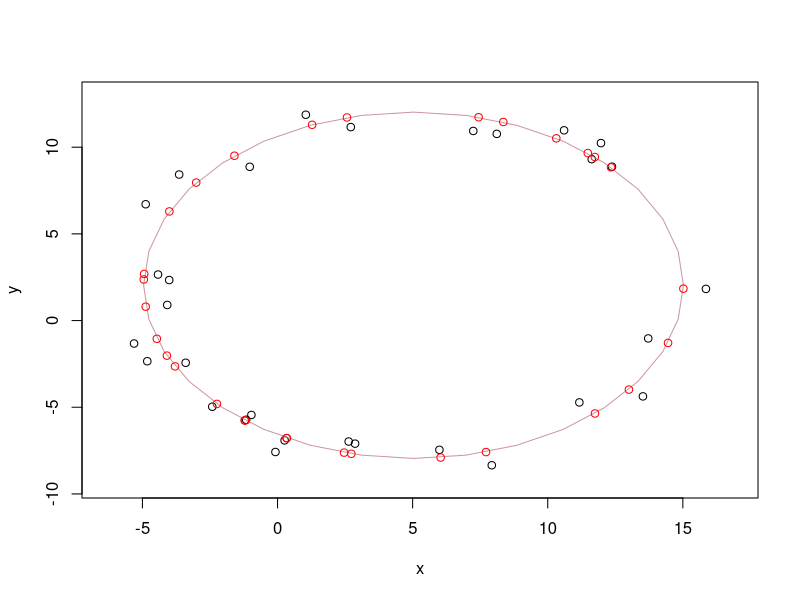
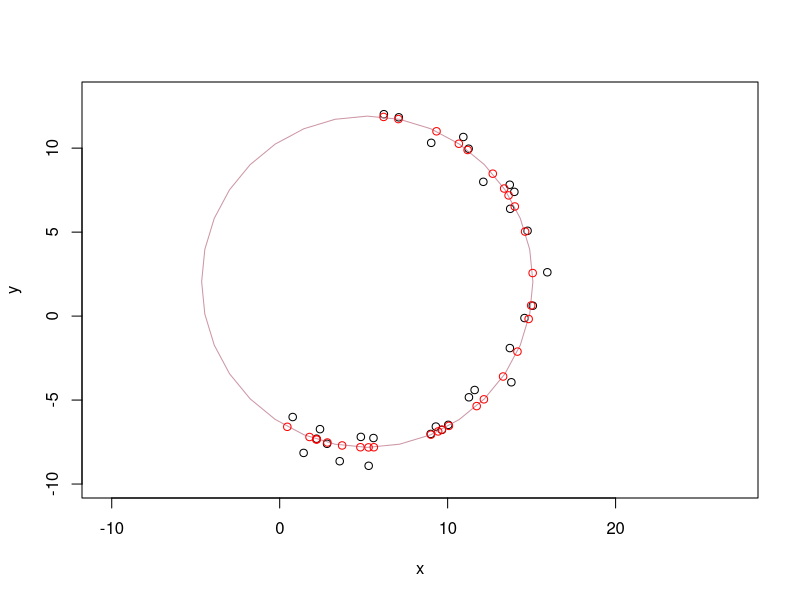
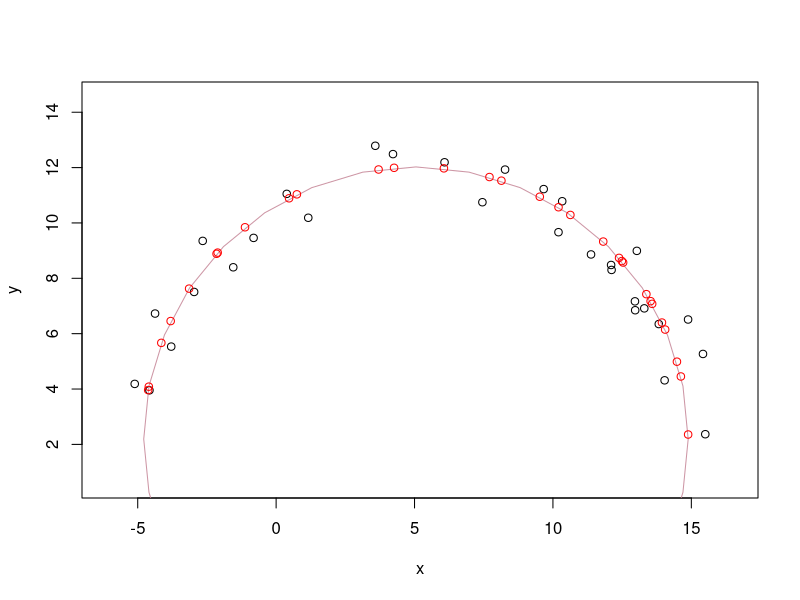
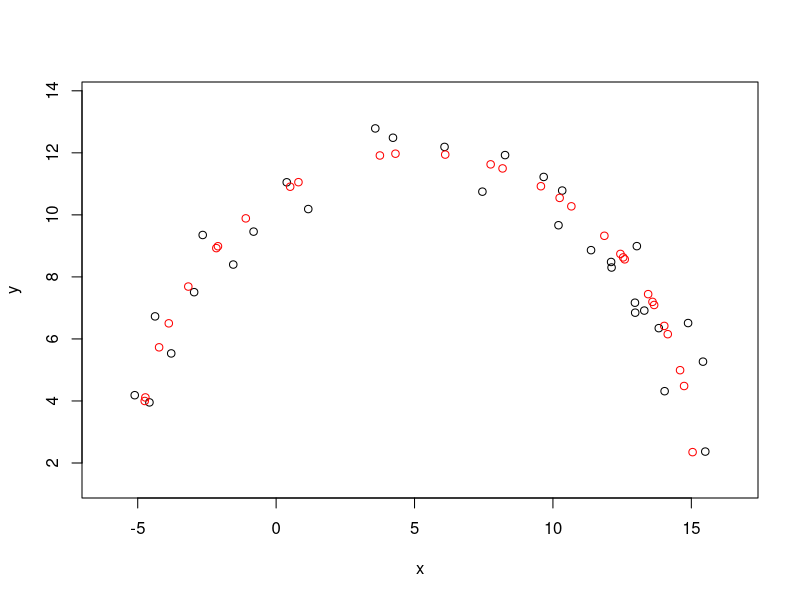

Recreate these plots in R, in order.


### Regression on a Circle

# Note: currently only 2D;
lm.circle = function(x, y) {
	xm = mean(x); ym = mean(y);
	dx = x - xm; dy = y - ym;
	Sdx = sum((x^2 + y^2)*dx);
	Sdy = sum((x^2 + y^2)*dy);
	#
	divx = 2*(sum(x*dx)* sum(dy*y) - sum(x*dy) * sum(dx*y));
	x0 = (Sdx * sum(dy*y) - Sdy * sum(dx*y)) / divx;
	#
	y0 = - (Sdx * sum(dy*x) - Sdy * sum(dx*x)) / divx;
	# Radius:
	r = sum((x-x0)^2, (y-y0)^2);
	r = sqrt(r/n);
	#
	fit = list(C = c(x0, y0), R = r);
	return(fit);
}
lines.circle = function(r, centre = c(0,0), ..., n = 33) {
	phi = seq(0, 2*pi, length.out = n);
	phi[n] = phi[1];
	x = r*sin(phi) + centre[1];
	y = r*cos(phi) + centre[2];
	lines(x, y, ...);
	invisible(cbind(x,y));
}


### Examples:

### Ex 1:
n = 30;
r = 10;
x0 = 5; y0 = 2;
# Random data:
phi = (2*pi)*runif(n);
dri =  runif(n, -1,1) / 10 * r;
x = x0 + (r+dri) * sin(phi);
y = y0 + (r+dri) * cos(phi);

# Fit
fit = lm.circle(x, y);
Cxy = fit$C;
phi.fit = atan2(x - Cxy[1], y - Cxy[2]);

# Plot:
plot(x, y, xlim = range(x) + c(-1,1), ylim=range(y) + c(-1,1) )
lines.circle(fit$R, fit$C, col = "#C28092D2")
points(fit$R * sin(phi.fit) + Cxy[1], fit$R * cos(phi.fit) + Cxy[2], col = "red")


#########
### Ex 2:
n = 30;
r = 10;
x0 = 5; y0 = 2;
# Random data:
phi = (2*pi)*runif(n, 0, 3/5);
dri =  runif(n, -1,1) / 10 * r;
x = x0 + (r+dri) * sin(phi);
y = y0 + (r+dri) * cos(phi);

# Fit
fit = lm.circle(x, y);
Cxy = fit$C;
phi.fit = atan2(x - Cxy[1], y - Cxy[2]);

# Plot:
plot(x, y, xlim = range(x) + c(-1,1), ylim=range(y) + c(-1,1), asp=1)
lines.circle(fit$R, fit$C, col = "#C28092D2")
points(fit$R * sin(phi.fit) + Cxy[1], fit$R * cos(phi.fit) + Cxy[2], col = "red")


#########
### Ex 3:
n = 30;
r = 10;
x0 = 5; y0 = 2;
# Random data:
phi = (2*pi)*runif(n, -1/4, 1/4);
dri =  runif(n, -1,1) / 10 * r;
x = x0 + (r+dri) * sin(phi);
y = y0 + (r+dri) * cos(phi);

# Fit
fit = lm.circle(x, y);
Cxy = fit$C;
phi.fit = atan2(x - Cxy[1], y - Cxy[2]);

# Plot:
plot(x, y, xlim = range(x) + c(-1,1), ylim=range(y) + c(-1,1), asp=1)
lines.circle(fit$R, fit$C, col = "#C28092D2")
points(fit$R * sin(phi.fit) + Cxy[1], fit$R * cos(phi.fit) + Cxy[2], col = "red")


### Higher-Order Correlations

## TODO: perform some experiments or some theoretical approach;


#######################
#######################

### Derivation:

### Circular Regression

#
xm = mean(x); ym = mean(y);
dx = x - xm; dy = y - ym;

# Eq 1:
sum((x-x0)^2 + (y-y0)^2 - r^2) # = 0
r^2 - sum((x-x0)^2 + (y-y0)^2) / n # = 0

# Eq 2 & 3:
sum(((x-x0)^2 + (y-y0)^2 - r^2) * (x-x0)) # = 0
sum(((x-x0)^2 + (y-y0)^2 - r^2) * (y-y0)) # = 0

# Substituting Eq 1 in Eqs 2&3:
sum(((x-x0)^2 + (y-y0)^2 - r^2) * x) # = 0
sum(((x-x0)^2 + (y-y0)^2 - r^2) * y) # = 0
# =>
sum((x-x0)^2*x + (y-y0)^2*x - xm*(x-x0)^2 - xm*(y-y0)^2) # = 0
sum((x-x0)^2*y + (y-y0)^2*y - ym*(x-x0)^2 - ym*(y-y0)^2) # = 0

# =>
sum(x^2*(x-xm) - 2*x*(x-xm)*x0 + (x-xm)*x0^2 + (x-xm)*y^2 - 2*(x-xm)*y*y0 + (x-xm)*y0^2) # = 0
sum(x^2*(y-ym) - 2*x*(y-ym)*x0 + (y-ym)*x0^2 + (y-ym)*y^2 - 2*(y-ym)*y*y0 + (y-ym)*y0^2) # = 0

# =>
sum(x^2*dx + dx*y^2 - 2*x*dx*x0 - 2*dx*y*y0) # = 0
sum(x^2*dy + dy*y^2 - 2*x*dy*x0 - 2*dy*y*y0) # = 0
# =>
sum(x^2*dx + dx*y^2 - 2*x*dx*x0) * sum(dy*y) - sum(x^2*dy + dy*y^2 - 2*x*dy*x0) * sum(dx*y) # = 0
#
divx = 2*(sum(x*dx) * sum(dy*y) - sum(x*dy) * sum(dx*y));
(sum(x^2*dx + dx*y^2) * sum(dy*y) - sum(x^2*dy + dy*y^2) * sum(dx*y)) / divx;
(sum((x^2 + y^2)*dx) * sum(dy*y) - sum((x^2 + y^2)*dy) * sum(dx*y)) / divx;
x0;
#
divy = 2*(sum(dx*y)* sum(dy*x) - sum(dy*y) * sum(dx*x));
(sum(x^2*dx + dx*y^2) * sum(dy*x) - sum(x^2*dy + dy*y^2) * sum(dx*x)) / divy;
y0;

# Check/Plot:
xx = (sum(x^2*dx + dx*y^2) * sum(dy*y) - sum(x^2*dy + dy*y^2) * sum(dx*y)) / divx;
yy = (sum(x^2*dx + dx*y^2) * sum(dy*x) - sum(x^2*dy + dy*y^2) * sum(dx*x)) / divy;
plot(x, y, xlim = range(x) + c(-1,1), ylim=range(y) + c(-1,1) )
points(r*sin(phi) + xx, r*cos(phi) +y0, col = "red")
